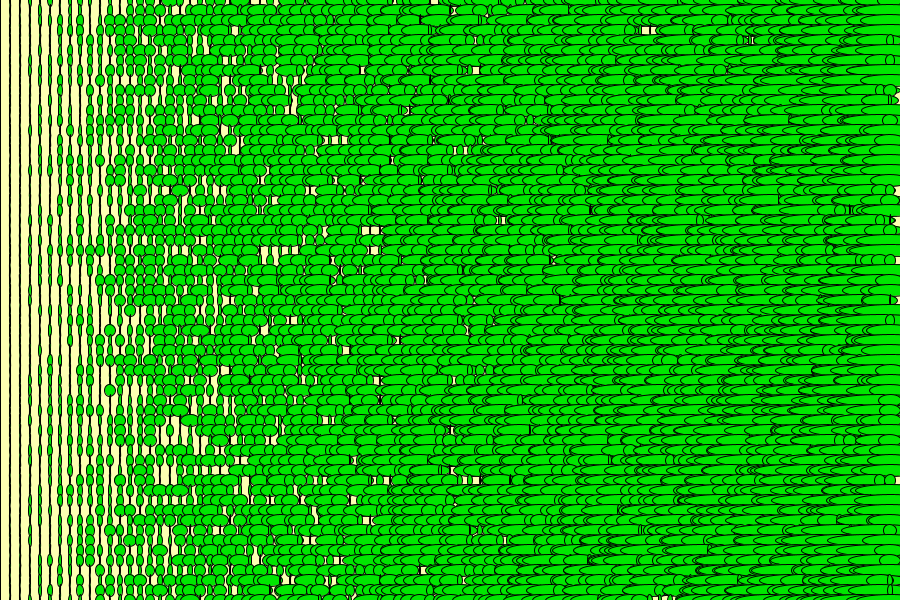
Frame 1 (no input)
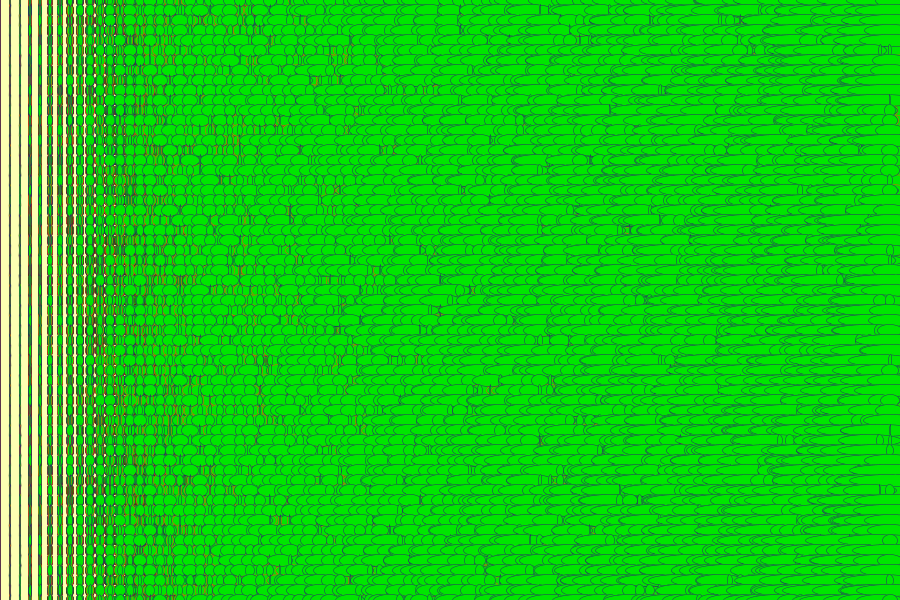
Frame 60 (the mouse pressed at the canvas centre just before this capture)
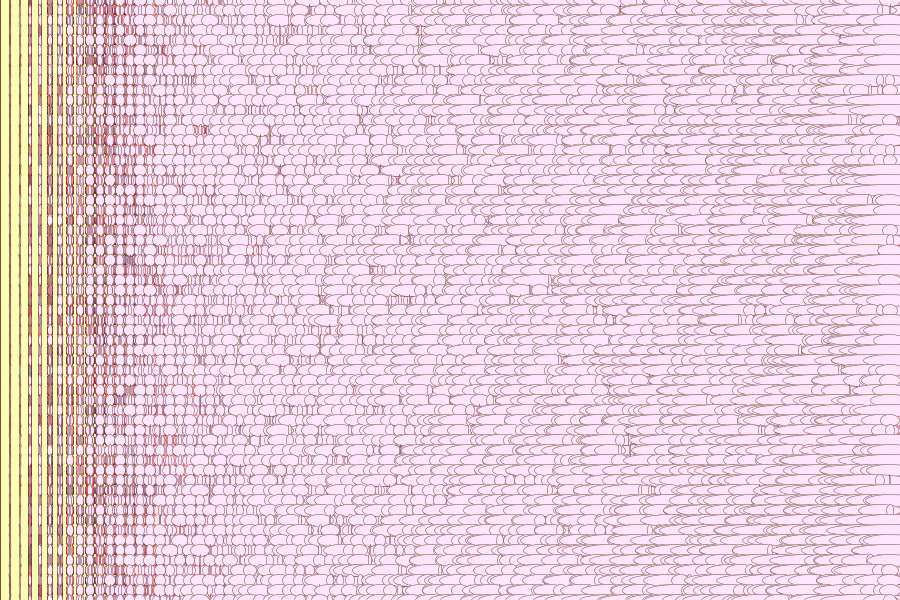
Frame 120 (the mouse held since frame 60 and released just before this capture)

The Processing sketch that drew these frames (run headless with seeded random() and noise(); from frame 60 on, the mouse is pressed at the canvas centre):

// Processing sketch: processing_116321
// ── processing_116321.pde

void setup() {
  size(900, 600);
  smooth();
  background(252, 255, 178);
}

void draw() {
  for (int m=0; m<62; m++) {
    for (int p=0; p<90; p++) {
      fill(mouseX, 230, mouseY); 
      ellipse(10*p, 10*m, random(p), 12);
    }
  }

  strokeWeight(.5);
  stroke(random(255), random(90), random(120));
}
